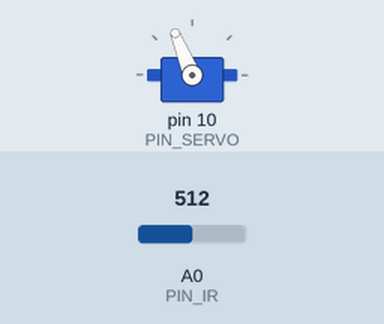
Recording of a sketch running on a simulated Arduino Uno, built with avr-gcc and run on an emulated ATmega328P. Shown: servo. The test bench sets the inputs (shaded band); at power-on: A0 (PIN_IR) = 512. What the sketch prints to the serial monitor is not drawn.

Above: at 1.2 s.
1.3 s: A0 (PIN_IR) set to 310
3.3 s: A0 (PIN_IR) set to 289
At 3.9 s:
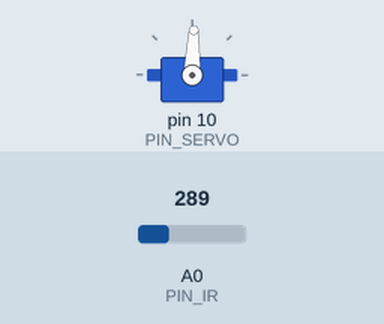
4.8 s: A0 (PIN_IR) set to 306
At 5.3 s:
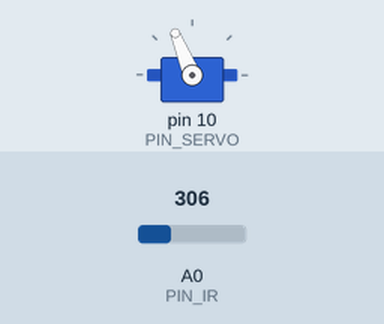
6.6 s: A0 (PIN_IR) set to 240
At 7.8 s:
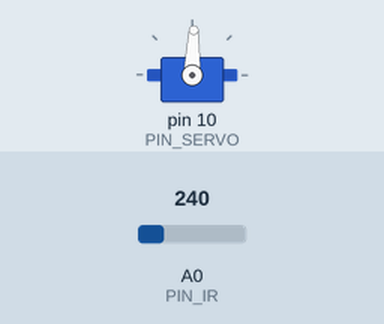
Timing chart, 0 to 9.4 s (numbered marks = the images above; inputs shaded):
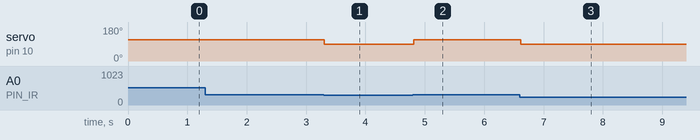

Measured:
- the behaviour switches between 302 and 301 on A0 (PIN_IR) (found by bisection; images 0 and 1)
- after the input at 1.3 s, every drawn part: stays the same
- after the input at 3.3 s, servo on pin 10 (PIN_SERVO): 112° → 88° at once
- after the input at 4.8 s, servo on pin 10 (PIN_SERVO): 88° → 112° at once
- after the input at 6.6 s, servo on pin 10 (PIN_SERVO): 112° → 88° at once

The sketch:

21_bbc_20213065.ino
```cpp
#include <Servo.h>

// Arduino pin assignment
#define PIN_IR A0
#define PIN_SERVO 10

//Framework setting
#define _DIST_TARGET 250
#define _DIST_MIN 100
#define _DIST_MAX 410

//Servo range
#define _DUTY_MIN 1450   // servo 위로 향하는
#define _DUTY_NEU 1500 // servo 중앙
#define _DUTY_MAX 1700 // servo 아래로 향하는

#define _SERVO_SPEED 30 // servo speed limit (unit: degree/second)
#define INTERVAL 20

// global variables
Servo myservo;
float dist_target;
float raw_dist;
unsigned long last_sampling_time; // unit: ms

void setup() {
// initialize GPIO pins
  myservo.attach(PIN_SERVO);
  myservo.writeMicroseconds(_DUTY_NEU);

// initialize serial port
  Serial.begin(57600);

//initialize global variables
dist_target = _DIST_TARGET;
}

float ir_distance(void){ // return value unit: mm
  int a = 85;
  int b = 362;
  float val;
  float volt = float(analogRead(PIN_IR));
  val = ((6762.0/(volt-9.0))-4.0) * 10.0;
  val = 100 + 300.0 / (b - a) * (val - a);
  return val;
}


void loop() {
  float raw_dist = ir_distance();
  float dist_cali = 100.0 + 300/(286.0) * (raw_dist - 86.0);
  Serial.print("min:0,max:500,dist:");
  Serial.print(raw_dist);
  Serial.print(", dist_cali:");
  Serial.print(dist_cali);

//  delay(20);
  if (dist_cali < 235){
    myservo.writeMicroseconds(_DUTY_MAX);
  }
  else {
    myservo.writeMicroseconds(_DUTY_MIN);
  }

}
```
